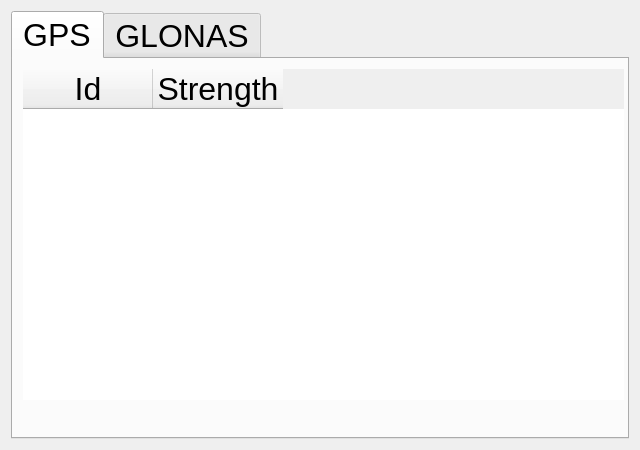
<?xml version="1.0" encoding="UTF-8"?>
<ui version="4.0">
 <class>Satellites</class>
 <widget class="QWidget" name="Satellites">
  <property name="geometry">
   <rect>
    <x>0</x>
    <y>0</y>
    <width>640</width>
    <height>450</height>
   </rect>
  </property>
  <property name="windowTitle">
   <string>Visible satellites</string>
  </property>
  <layout class="QVBoxLayout" name="verticalLayout">
   <item>
    <widget class="QTabWidget" name="tabWidget">
     <property name="font">
      <font>
       <pointsize>24</pointsize>
      </font>
     </property>
     <property name="currentIndex">
      <number>0</number>
     </property>
     <widget class="QWidget" name="tab">
      <attribute name="title">
       <string>GPS</string>
      </attribute>
      <widget class="QTableWidget" name="gpsTableWidget">
       <property name="geometry">
        <rect>
         <x>10</x>
         <y>10</y>
         <width>601</width>
         <height>331</height>
        </rect>
       </property>
       <property name="font">
        <font>
         <pointsize>24</pointsize>
        </font>
       </property>
       <property name="frameShape">
        <enum>QFrame::NoFrame</enum>
       </property>
       <property name="gridStyle">
        <enum>Qt::NoPen</enum>
       </property>
       <attribute name="horizontalHeaderDefaultSectionSize">
        <number>130</number>
       </attribute>
       <attribute name="horizontalHeaderMinimumSectionSize">
        <number>58</number>
       </attribute>
       <column>
        <property name="text">
         <string>Id</string>
        </property>
       </column>
       <column>
        <property name="text">
         <string>Strength</string>
        </property>
       </column>
      </widget>
     </widget>
     <widget class="QWidget" name="tab_2">
      <attribute name="title">
       <string>GLONAS</string>
      </attribute>
      <widget class="QTableWidget" name="glonasTableWidget">
       <property name="geometry">
        <rect>
         <x>10</x>
         <y>10</y>
         <width>601</width>
         <height>331</height>
        </rect>
       </property>
       <property name="frameShape">
        <enum>QFrame::NoFrame</enum>
       </property>
       <attribute name="horizontalHeaderDefaultSectionSize">
        <number>130</number>
       </attribute>
       <column>
        <property name="text">
         <string>Id</string>
        </property>
       </column>
       <column>
        <property name="text">
         <string>Strength</string>
        </property>
       </column>
      </widget>
     </widget>
    </widget>
   </item>
  </layout>
 </widget>
 <resources/>
 <connections/>
</ui>
